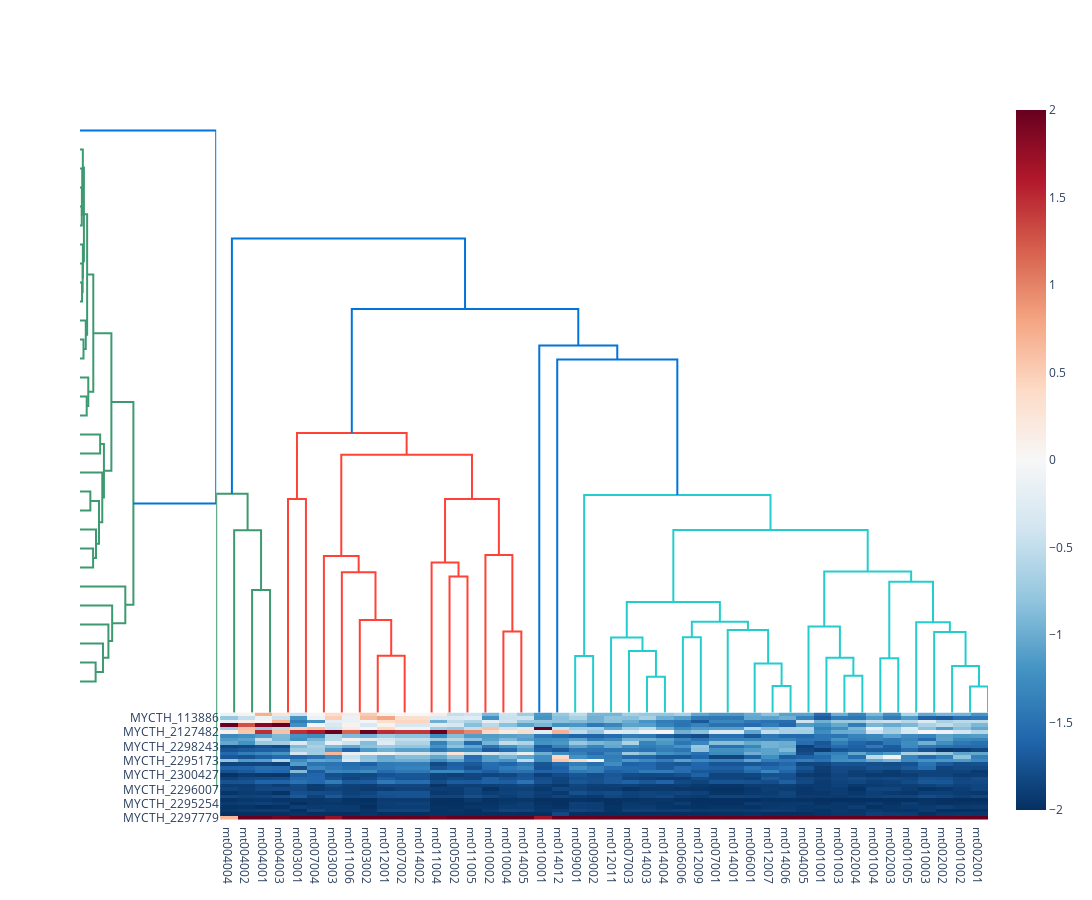

Write notebook code for a chart like this one.
### Markdown cell above
### 添加聚类树

### Code cell
import numpy as np
import pandas as pd
import plotly.graph_objects as go
from scipy.cluster.hierarchy import linkage, dendrogram
from plotly.figure_factory import create_dendrogram
from plotly.subplots import make_subplots

def create_heatmap_with_clustering_and_dendrogram(df, color='RdBu_r'):

    # 第一列改名为gene_id，并设置为索引
    df = df.rename(columns={df.columns[0]: 'gene_id'})
    df = df.set_index('gene_id')

    # 数据归一化
    df_normalized = df.apply(lambda x: np.interp(x, (x.min(), x.max()), (-2, 2)))

    # 对基因（行）进行层次聚类
    gene_linkage = linkage(df_normalized, method='average')
    gene_dendro = create_dendrogram(df_normalized, orientation='left', linkagefun=lambda x: gene_linkage)
    gene_order = leaves_list(gene_linkage)  # 获取基因的顺序

    # 对样本（列）进行层次聚类
    sample_linkage = linkage(df_normalized.T, method='average')
    sample_dendro = create_dendrogram(df_normalized.T, orientation='bottom', linkagefun=lambda x: sample_linkage)
    sample_order = leaves_list(sample_linkage)  # 获取样本的顺序

    # 重排数据矩阵
    df_clustered = df_normalized.iloc[gene_order, sample_order]

    # 创建含有多个子图的图形对象
    fig = make_subplots(
            rows=2, cols=2,
            column_widths=[0.15, 0.85],  # 调整树状图和热图的宽度比例
            row_heights=[0.85, 0.15],    # 调整树状图和热图的高度比例
            specs=[
                [{'type': 'scatter', 'rowspan': 2}, {'type': 'scatter'}],
                [None, {'type': 'heatmap'}]
            ],
            horizontal_spacing=0.005,  # 可以减小这个值来增大热图的空间
            vertical_spacing=0.005     # 可以减小这个值来增大热图的空间
        )


    for data in gene_dendro['data']:
        fig.add_trace(data, row=1, col=1)
        fig['data'][-1].update(showlegend=False)  # 这里移除图例

    for data in sample_dendro['data']:
        fig.add_trace(data, row=1, col=2)
        fig['data'][-1].update(showlegend=False)  # 这里移除图例


    # 添加热图到子图
    heatmap = go.Heatmap(
        z=df_clustered.values,  # 注意使用.values获取numpy数组
        x=df_clustered.columns.tolist(),  # 转换为列表确保兼容性
        y=df_clustered.index.tolist(),
        colorscale=color,
        hoverongaps=False,  # 可以选择关闭空白处的悬停效果
        hovertemplate='Sample: %{x}<br>Gene: %{y}<br>Exp: %{z:.3f}<extra></extra>'
    )
    fig.add_trace(heatmap, row=2, col=2)

    fig.update_layout(
        width=1200,  # 可以根据需要调整宽度
        height=900,  # 可以根据需要调整高度
        paper_bgcolor='white',  # 设置图表的背景颜色为白色
        plot_bgcolor='white',   # 设置图表内部的背景颜色为白色
        xaxis={'visible': False, 'showticklabels': False},
        xaxis2={'visible': False, 'showticklabels': False},
        yaxis={'visible': False, 'showticklabels': False},
        yaxis2={'visible': False, 'showticklabels': False}
    )

    fig.update_layout(
    xaxis={'domain': [0, 0.15]},  # 限制基因树状图的宽度
    yaxis={'domain': [0.15, 1]},  # 限制样本树状图的高度
    xaxis2={'domain': [0.15, 1], 'showticklabels': False},  # 限制热图的宽度，隐藏轴标签
    yaxis2={'domain': [0, 0.85], 'showticklabels': True},  # 限制热图的高度，隐藏轴标签
    )
    # 调整树状图线条的宽度
    for i in range(len(fig.data)):
        if 'marker' in fig.data[i]:
            fig.data[i].marker.line.width = 1  # 设置一个较小的线条宽度值

    return fig

# 使用 create_heatmap_with_clustering_and_dendrogram(df) 来创建并显示聚类后的热图和树状图
create_heatmap_with_clustering_and_dendrogram(df)

### Figure 1 — Plotly figure (JSON) as saved in the notebook; plotly's stock layout.template omitted (floating-point values rounded to 4 significant figures; data arrays with more than 128 entries replaced by an {"elided": "..."} marker saying what was removed)
{"data": [{"hoverinfo": "text", "marker": {"color": "rgb(61,153,112)", "line": {"width": 1}}, "mode": "lines", "showlegend": false, "type": "scatter", "x": [0, 0.291, 0.291, 0], "xaxis": "x", "y": [-45, -45, -55, -55], "yaxis": "y"}, {"hoverinfo": "text", "marker": {"color": "rgb(61,153,112)", "line": {"width": 1}}, "mode": "lines", "showlegend": false, "type": "scatter", "x": [0, 0.3108, 0.3108, 0.291], "xaxis": "x", "y": [-35, -35, -50, -50], "yaxis": "y"}, {"hoverinfo": "text", "marker": {"color": "rgb(61,153,112)", "line": {"width": 1}}, "mode": "lines", "showlegend": false, "type": "scatter", "x": [0, 0.3709, 0.3709, 0.3108], "xaxis": "x", "y": [-25, -25, -42.5, -42.5], "yaxis": "y"}, {"hoverinfo": "text", "marker": {"color": "rgb(61,153,112)", "line": {"width": 1}}, "mode": "lines", "showlegend": false, "type": "scatter", "x": [0, 0.465, 0.465, 0.3709], "xaxis": "x", "y": [-15, -15, -33.75, -33.75], "yaxis": "y"}, {"hoverinfo": "text", "marker": {"color": "rgb(61,153,112)", "line": {"width": 1}}, "mode": "lines", "showlegend": false, "type": "scatter", "x": [0, 0.338, 0.338, 0], "xaxis": "x", "y": [-85, -85, -95, -95], "yaxis": "y"}, {"hoverinfo": "text", "marker": {"color": "rgb(61,153,112)", "line": {"width": 1}}, "mode": "lines", "showlegend": false, "type": "scatter", "x": [0, 0.4309, 0.4309, 0.338], "xaxis": "x", "y": [-75, -75, -90, -90], "yaxis": "y"}, {"hoverinfo": "text", "marker": {"color": "rgb(61,153,112)", "line": {"width": 1}}, "mode": "lines", "showlegend": false, "type": "scatter", "x": [0, 0.4726, 0.4726, 0.4309], "xaxis": "x", "y": [-65, -65, -82.5, -82.5], "yaxis": "y"}, {"hoverinfo": "text", "marker": {"color": "rgb(61,153,112)", "line": {"width": 1}}, "mode": "lines", "showlegend": false, "type": "scatter", "x": [0.465, 0.6403, 0.6403, 0.4726], "xaxis": "x", "y": [-24.38, -24.38, -73.75, -73.75], "yaxis": "y"}, {"hoverinfo": "text", "marker": {"color": "rgb(61,153,112)", "line": {"width": 1}}, "mode": "lines", "showlegend": false, "type": "scatter", "x": [0, 0.5726, 0.5726, 0], "xaxis": "x", "y": [-115, -115, -125, -125], "yaxis": "y"}, {"hoverinfo": "text", "marker": {"color": "rgb(61,153,112)", "line": {"width": 1}}, "mode": "lines", "showlegend": false, "type": "scatter", "x": [0, 0.9467, 0.9467, 0.5726], "xaxis": "x", "y": [-105, -105, -120, -120], "yaxis": "y"}, {"hoverinfo": "text", "marker": {"color": "rgb(61,153,112)", "line": {"width": 1}}, "mode": "lines", "showlegend": false, "type": "scatter", "x": [0.6403, 1.167, 1.167, 0.9467], "xaxis": "x", "y": [-49.06, -49.06, -112.5, -112.5], "yaxis": "y"}, {"hoverinfo": "text", "marker": {"color": "rgb(61,153,112)", "line": {"width": 1}}, "mode": "lines", "showlegend": false, "type": "scatter", "x": [0, 1.097, 1.097, 0], "xaxis": "x", "y": [-145, -145, -155, -155], "yaxis": "y"}, {"hoverinfo": "text", "marker": {"color": "rgb(61,153,112)", "line": {"width": 1}}, "mode": "lines", "showlegend": false, "type": "scatter", "x": [0, 1.354, 1.354, 1.097], "xaxis": "x", "y": [-135, -135, -150, -150], "yaxis": "y"}, {"hoverinfo": "text", "marker": {"color": "rgb(61,153,112)", "line": {"width": 1}}, "mode": "lines", "showlegend": false, "type": "scatter", "x": [1.167, 2.176, 2.176, 1.354], "xaxis": "x", "y": [-80.78, -80.78, -142.5, -142.5], "yaxis": "y"}, {"hoverinfo": "text", "marker": {"color": "rgb(61,153,112)", "line": {"width": 1}}, "mode": "lines", "showlegend": false, "type": "scatter", "x": [0, 3.3, 3.3, 0], "xaxis": "x", "y": [-165, -165, -175, -175], "yaxis": "y"}, {"hoverinfo": "text", "marker": {"color": "rgb(61,153,112)", "line": {"width": 1}}, "mode": "lines", "showlegend": false, "type": "scatter", "x": [0, 1.692, 1.692, 0], "xaxis": "x", "y": [-195, -195, -205, -205], "yaxis": "y"}, {"hoverinfo": "text", "marker": {"color": "rgb(61,153,112)", "line": {"width": 1}}, "mode": "lines", "showlegend": false, "type": "scatter", "x": [0, 2.146, 2.146, 0], "xaxis": "x", "y": [-225, -225, -235, -235], "yaxis": "y"}, {"hoverinfo": "text", "marker": {"color": "rgb(61,153,112)", "line": {"width": 1}}, "mode": "lines", "showlegend": false, "type": "scatter", "x": [0, 2.623, 2.623, 2.146], "xaxis": "x", "y": [-215, -215, -230, -230], "yaxis": "y"}, {"hoverinfo": "text", "marker": {"color": "rgb(61,153,112)", "line": {"width": 1}}, "mode": "lines", "showlegend": false, "type": "scatter", "x": [1.692, 3.108, 3.108, 2.623], "xaxis": "x", "y": [-200, -200, -222.5, -222.5], "yaxis": "y"}, {"hoverinfo": "text", "marker": {"color": "rgb(61,153,112)", "line": {"width": 1}}, "mode": "lines", "showlegend": false, "type": "scatter", "x": [0, 3.646, 3.646, 3.108], "xaxis": "x", "y": [-185, -185, -211.2, -211.2], "yaxis": "y"}, {"hoverinfo": "text", "marker": {"color": "rgb(61,153,112)", "line": {"width": 1}}, "mode": "lines", "showlegend": false, "type": "scatter", "x": [3.3, 3.914, 3.914, 3.646], "xaxis": "x", "y": [-170, -170, -198.1, -198.1], "yaxis": "y"}, {"hoverinfo": "text", "marker": {"color": "rgb(61,153,112)", "line": {"width": 1}}, "mode": "lines", "showlegend": false, "type": "scatter", "x": [2.176, 5.135, 5.135, 3.914], "xaxis": "x", "y": [-111.6, -111.6, -184.1, -184.1], "yaxis": "y"}, {"hoverinfo": "text", "marker": {"color": "rgb(61,153,112)", "line": {"width": 1}}, "mode": "lines", "showlegend": false, "type": "scatter", "x": [0, 2.56, 2.56, 0], "xaxis": "x", "y": [-285, -285, -295, -295], "yaxis": "y"}, {"hoverinfo": "text", "marker": {"color": "rgb(61,153,112)", "line": {"width": 1}}, "mode": "lines", "showlegend": false, "type": "scatter", "x": [0, 3.759, 3.759, 2.56], "xaxis": "x", "y": [-275, -275, -290, -290], "yaxis": "y"}, {"hoverinfo": "text", "marker": {"color": "rgb(61,153,112)", "line": {"width": 1}}, "mode": "lines", "showlegend": false, "type": "scatter", "x": [0, 4.65, 4.65, 3.759], "xaxis": "x", "y": [-265, -265, -282.5, -282.5], "yaxis": "y"}, {"hoverinfo": "text", "marker": {"color": "rgb(61,153,112)", "line": {"width": 1}}, "mode": "lines", "showlegend": false, "type": "scatter", "x": [0, 5.263, 5.263, 4.65], "xaxis": "x", "y": [-255, -255, -273.8, -273.8], "yaxis": "y"}, {"hoverinfo": "text", "marker": {"color": "rgb(61,153,112)", "line": {"width": 1}}, "mode": "lines", "showlegend": false, "type": "scatter", "x": [0, 7.417, 7.417, 5.263], "xaxis": "x", "y": [-245, -245, -264.4, -264.4], "yaxis": "y"}, {"hoverinfo": "text", "marker": {"color": "rgb(61,153,112)", "line": {"width": 1}}, "mode": "lines", "showlegend": false, "type": "scatter", "x": [5.135, 8.738, 8.738, 7.417], "xaxis": "x", "y": [-147.9, -147.9, -254.7, -254.7], "yaxis": "y"}, {"hoverinfo": "text", "marker": {"color": "rgb(0,116,217)", "line": {"width": 1}}, "mode": "lines", "showlegend": false, "type": "scatter", "x": [0, 22.29, 22.29, 8.738], "xaxis": "x", "y": [-5, -5, -201.3, -201.3], "yaxis": "y"}, {"hoverinfo": "text", "marker": {"color": "rgb(61,153,112)", "line": {"width": 1}}, "mode": "lines", "showlegend": false, "type": "scatter", "x": [25, 25, 35, 35], "xaxis": "x2", "y": [0, 1.434, 1.434, 0], "yaxis": "y2"}, {"hoverinfo": "text", "marker": {"color": "rgb(61,153,112)", "line": {"width": 1}}, "mode": "lines", "showlegend": false, "type": "scatter", "x": [15, 15, 30, 30], "xaxis": "x2", "y": [0, 1.864, 1.864, 1.434], "yaxis": "y2"}, {"hoverinfo": "text", "marker": {"color": "rgb(61,153,112)", "line": {"width": 1}}, "mode": "lines", "showlegend": false, "type": "scatter", "x": [5, 5, 22.5, 22.5], "xaxis": "x2", "y": [0, 2.126, 2.126, 1.864], "yaxis": "y2"}, {"hoverinfo": "text", "marker": {"color": "rgb(255,65,54)", "line": {"width": 1}}, "mode": "lines", "showlegend": false, "type": "scatter", "x": [45, 45, 55, 55], "xaxis": "x2", "y": [0, 2.088, 2.088, 0], "yaxis": "y2"}, {"hoverinfo": "text", "marker": {"color": "rgb(255,65,54)", "line": {"width": 1}}, "mode": "lines", "showlegend": false, "type": "scatter", "x": [105, 105, 115, 115], "xaxis": "x2", "y": [0, 0, 0, 0], "yaxis": "y2"}, {"hoverinfo": "text", "marker": {"color": "rgb(255,65,54)", "line": {"width": 1}}, "mode": "lines", "showlegend": false, "type": "scatter", "x": [95, 95, 110, 110], "xaxis": "x2", "y": [0, 0.962, 0.962, 0], "yaxis": "y2"}, {"hoverinfo": "text", "marker": {"color": "rgb(255,65,54)", "line": {"width": 1}}, "mode": "lines", "showlegend": false, "type": "scatter", "x": [85, 85, 102.5, 102.5], "xaxis": "x2", "y": [0, 1.218, 1.218, 0.962], "yaxis": "y2"}, {"hoverinfo": "text", "marker": {"color": "rgb(255,65,54)", "line": {"width": 1}}, "mode": "lines", "showlegend": false, "type": "scatter", "x": [75, 75, 93.75, 93.75], "xaxis": "x2", "y": [0, 1.561, 1.561, 1.218], "yaxis": "y2"}, {"hoverinfo": "text", "marker": {"color": "rgb(255,65,54)", "line": {"width": 1}}, "mode": "lines", "showlegend": false, "type": "scatter", "x": [65, 65, 84.38, 84.38], "xaxis": "x2", "y": [0, 1.679, 1.679, 1.561], "yaxis": "y2"}, {"hoverinfo": "text", "marker": {"color": "rgb(255,65,54)", "line": {"width": 1}}, "mode": "lines", "showlegend": false, "type": "scatter", "x": [135, 135, 145, 145], "xaxis": "x2", "y": [0, 1.532, 1.532, 0], "yaxis": "y2"}, {"hoverinfo": "text", "marker": {"color": "rgb(255,65,54)", "line": {"width": 1}}, "mode": "lines", "showlegend": false, "type": "scatter", "x": [125, 125, 140, 140], "xaxis": "x2", "y": [0, 1.632, 1.632, 1.532], "yaxis": "y2"}, {"hoverinfo": "text", "marker": {"color": "rgb(255,65,54)", "line": {"width": 1}}, "mode": "lines", "showlegend": false, "type": "scatter", "x": [165, 165, 175, 175], "xaxis": "x2", "y": [0, 1.135, 1.135, 0], "yaxis": "y2"}, {"hoverinfo": "text", "marker": {"color": "rgb(255,65,54)", "line": {"width": 1}}, "mode": "lines", "showlegend": false, "type": "scatter", "x": [155, 155, 170, 170], "xaxis": "x2", "y": [0, 1.686, 1.686, 1.135], "yaxis": "y2"}, {"hoverinfo": "text", "marker": {"color": "rgb(255,65,54)", "line": {"width": 1}}, "mode": "lines", "showlegend": false, "type": "scatter", "x": [132.5, 132.5, 162.5, 162.5], "xaxis": "x2", "y": [1.632, 2.09, 2.09, 1.686], "yaxis": "y2"}, {"hoverinfo": "text", "marker": {"color": "rgb(255,65,54)", "line": {"width": 1}}, "mode": "lines", "showlegend": false, "type": "scatter", "x": [74.69, 74.69, 147.5, 147.5], "xaxis": "x2", "y": [1.679, 2.407, 2.407, 2.09], "yaxis": "y2"}, {"hoverinfo": "text", "marker": {"color": "rgb(255,65,54)", "line": {"width": 1}}, "mode": "lines", "showlegend": false, "type": "scatter", "x": [50, 50, 111.1, 111.1], "xaxis": "x2", "y": [2.088, 2.563, 2.563, 2.407], "yaxis": "y2"}, {"hoverinfo": "text", "marker": {"color": "rgb(35,205,205)", "line": {"width": 1}}, "mode": "lines", "showlegend": false, "type": "scatter", "x": [205, 205, 215, 215], "xaxis": "x2", "y": [0, 0.96, 0.96, 0], "yaxis": "y2"}, {"hoverinfo": "text", "marker": {"color": "rgb(35,205,205)", "line": {"width": 1}}, "mode": "lines", "showlegend": false, "type": "scatter", "x": [245, 245, 255, 255], "xaxis": "x2", "y": [0, 0.8105, 0.8105, 0], "yaxis": "y2"}, {"hoverinfo": "text", "marker": {"color": "rgb(35,205,205)", "line": {"width": 1}}, "mode": "lines", "showlegend": false, "type": "scatter", "x": [235, 235, 250, 250], "xaxis": "x2", "y": [0, 0.9959, 0.9959, 0.8105], "yaxis": "y2"}, {"hoverinfo": "text", "marker": {"color": "rgb(35,205,205)", "line": {"width": 1}}, "mode": "lines", "showlegend": false, "type": "scatter", "x": [225, 225, 242.5, 242.5], "xaxis": "x2", "y": [0, 1.092, 1.092, 0.9959], "yaxis": "y2"}, {"hoverinfo": "text", "marker": {"color": "rgb(35,205,205)", "line": {"width": 1}}, "mode": "lines", "showlegend": false, "type": "scatter", "x": [265, 265, 275, 275], "xaxis": "x2", "y": [0, 1.094, 1.094, 0], "yaxis": "y2"}, {"hoverinfo": "text", "marker": {"color": "rgb(35,205,205)", "line": {"width": 1}}, "mode": "lines", "showlegend": false, "type": "scatter", "x": [285, 285, 295, 295], "xaxis": "x2", "y": [0, 0, 0, 0], "yaxis": "y2"}, {"hoverinfo": "text", "marker": {"color": "rgb(35,205,205)", "line": {"width": 1}}, "mode": "lines", "showlegend": false, "type": "scatter", "x": [315, 315, 325, 325], "xaxis": "x2", "y": [0, 0.7445, 0.7445, 0], "yaxis": "y2"}, {"hoverinfo": "text", "marker": {"color": "rgb(35,205,205)", "line": {"width": 1}}, "mode": "lines", "showlegend": false, "type": "scatter", "x": [305, 305, 320, 320], "xaxis": "x2", "y": [0, 0.9062, 0.9062, 0.7445], "yaxis": "y2"}, {"hoverinfo": "text", "marker": {"color": "rgb(35,205,205)", "line": {"width": 1}}, "mode": "lines", "showlegend": false, "type": "scatter", "x": [290, 290, 312.5, 312.5], "xaxis": "x2", "y": [0, 1.146, 1.146, 0.9062], "yaxis": "y2"}, {"hoverinfo": "text", "marker": {"color": "rgb(35,205,205)", "line": {"width": 1}}, "mode": "lines", "showlegend": false, "type": "scatter", "x": [270, 270, 301.2, 301.2], "xaxis": "x2", "y": [1.094, 1.205, 1.205, 1.146], "yaxis": "y2"}, {"hoverinfo": "text", "marker": {"color": "rgb(35,205,205)", "line": {"width": 1}}, "mode": "lines", "showlegend": false, "type": "scatter", "x": [233.8, 233.8, 285.6, 285.6], "xaxis": "x2", "y": [1.092, 1.348, 1.348, 1.205], "yaxis": "y2"}, {"hoverinfo": "text", "marker": {"color": "rgb(35,205,205)", "line": {"width": 1}}, "mode": "lines", "showlegend": false, "type": "scatter", "x": [355, 355, 365, 365], "xaxis": "x2", "y": [0, 0.8167, 0.8167, 0], "yaxis": "y2"}, {"hoverinfo": "text", "marker": {"color": "rgb(35,205,205)", "line": {"width": 1}}, "mode": "lines", "showlegend": false, "type": "scatter", "x": [345, 345, 360, 360], "xaxis": "x2", "y": [0, 0.9462, 0.9462, 0.8167], "yaxis": "y2"}, {"hoverinfo": "text", "marker": {"color": "rgb(35,205,205)", "line": {"width": 1}}, "mode": "lines", "showlegend": false, "type": "scatter", "x": [335, 335, 352.5, 352.5], "xaxis": "x2", "y": [0, 1.172, 1.172, 0.9462], "yaxis": "y2"}, {"hoverinfo": "text", "marker": {"color": "rgb(35,205,205)", "line": {"width": 1}}, "mode": "lines", "showlegend": false, "type": "scatter", "x": [375, 375, 385, 385], "xaxis": "x2", "y": [0, 0.9437, 0.9437, 0], "yaxis": "y2"}, {"hoverinfo": "text", "marker": {"color": "rgb(35,205,205)", "line": {"width": 1}}, "mode": "lines", "showlegend": false, "type": "scatter", "x": [425, 425, 435, 435], "xaxis": "x2", "y": [0, 0.74, 0.74, 0], "yaxis": "y2"}, {"hoverinfo": "text", "marker": {"color": "rgb(35,205,205)", "line": {"width": 1}}, "mode": "lines", "showlegend": false, "type": "scatter", "x": [415, 415, 430, 430], "xaxis": "x2", "y": [0, 0.887, 0.887, 0.74], "yaxis": "y2"}, {"hoverinfo": "text", "marker": {"color": "rgb(35,205,205)", "line": {"width": 1}}, "mode": "lines", "showlegend": false, "type": "scatter", "x": [405, 405, 422.5, 422.5], "xaxis": "x2", "y": [0, 1.132, 1.132, 0.887], "yaxis": "y2"}, {"hoverinfo": "text", "marker": {"color": "rgb(35,205,205)", "line": {"width": 1}}, "mode": "lines", "showlegend": false, "type": "scatter", "x": [395, 395, 413.8, 413.8], "xaxis": "x2", "y": [0, 1.202, 1.202, 1.132], "yaxis": "y2"}, {"hoverinfo": "text", "marker": {"color": "rgb(35,205,205)", "line": {"width": 1}}, "mode": "lines", "showlegend": false, "type": "scatter", "x": [380, 380, 404.4, 404.4], "xaxis": "x2", "y": [0.9437, 1.493, 1.493, 1.202], "yaxis": "y2"}, {"hoverinfo": "text", "marker": {"color": "rgb(35,205,205)", "line": {"width": 1}}, "mode": "lines", "showlegend": false, "type": "scatter", "x": [343.8, 343.8, 392.2, 392.2], "xaxis": "x2", "y": [1.172, 1.568, 1.568, 1.493], "yaxis": "y2"}, {"hoverinfo": "text", "marker": {"color": "rgb(35,205,205)", "line": {"width": 1}}, "mode": "lines", "showlegend": false, "type": "scatter", "x": [259.7, 259.7, 368.0, 368.0], "xaxis": "x2", "y": [1.348, 1.865, 1.865, 1.568], "yaxis": "y2"}, {"hoverinfo": "text", "marker": {"color": "rgb(35,205,205)", "line": {"width": 1}}, "mode": "lines", "showlegend": false, "type": "scatter", "x": [210, 210, 313.8, 313.8], "xaxis": "x2", "y": [0.96, 2.119, 2.119, 1.865], "yaxis": "y2"}, {"hoverinfo": "text", "marker": {"color": "rgb(0,116,217)", "line": {"width": 1}}, "mode": "lines", "showlegend": false, "type": "scatter", "x": [195, 195, 261.9, 261.9], "xaxis": "x2", "y": [0, 3.093, 3.093, 2.119], "yaxis": "y2"}, {"hoverinfo": "text", "marker": {"color": "rgb(0,116,217)", "line": {"width": 1}}, "mode": "lines", "showlegend": false, "type": "scatter", "x": [185, 185, 228.5, 228.5], "xaxis": "x2", "y": [0, 3.193, 3.193, 3.093], "yaxis": "y2"}, {"hoverinfo": "text", "marker": {"color": "rgb(0,116,217)", "line": {"width": 1}}, "mode": "lines", "showlegend": false, "type": "scatter", "x": [80.55, 80.55, 206.7, 206.7], "xaxis": "x2", "y": [2.563, 3.457, 3.457, 3.193], "yaxis": "y2"}, {"hoverinfo": "text", "marker": {"color": "rgb(0,116,217)", "line": {"width": 1}}, "mode": "lines", "showlegend": false, "type": "scatter", "x": [13.75, 13.75, 143.6, 143.6], "xaxis": "x2", "y": [2.126, 3.962, 3.962, 3.457], "yaxis": "y2"}, {"colorscale": [[0, "rgb(5,48,97)"], [0.1, "rgb(33,102,172)"], [0.2, "rgb(67,147,195)"], [0.3, "rgb(146,197,222)"], [0.4, "rgb(209,229,240)"], [0.5, "rgb(247,247,247)"], [0.6, "rgb(253,219,199)"], [0.7, "rgb(244,165,130)"], [0.8, "rgb(214,96,77)"], [0.9, "rgb(178,24,43)"], [1, "rgb(103,0,31)"]], "hoverongaps": false, "hovertemplate": "Sample: %{x}<br>Gene: %{y}<br>Exp: %{z:.3f}<extra></extra>", "type": "heatmap", "x": ["mt004004", "mt004002", "mt004001", "mt004003", "mt003001", "mt007004", "mt003003", "mt011006", "mt003002", "mt012001", "mt007002", "mt014002", "mt011004", "mt005002", "mt011005", "mt010002", "mt010004", "mt014005", "mt010001", "mt014012", "mt009001", "mt009002", "mt012011", "mt007003", "mt014003", "mt014004", "mt006006", "mt012009", "mt007001", "mt014001", "mt006001", "mt012007", "mt014006", "mt004005", "mt001001", "mt001003", "mt002004", "mt001004", "mt002003", "mt001005", "mt010003", "mt002002", "mt001002", "mt002001"], "xaxis": "x3", "y": ["MYCTH_2297779", "MYCTH_2297068", "MYCTH_2046198", "MYCTH_100654", "MYCTH_2295254", "MYCTH_2296191", "MYCTH_2294864", "MYCTH_101588", "MYCTH_2296007", "MYCTH_2296558", "MYCTH_2294730", "MYCTH_2297482", "MYCTH_2300427", "MYCTH_2116523", "MYCTH_2300159", "MYCTH_2067869", "MYCTH_2295173", "MYCTH_2297709", "MYCTH_2145069", "MYCTH_2295800", "MYCTH_2298243", "MYCTH_2300282", "MYCTH_2073591", "MYCTH_2095122", "MYCTH_2127482", "MYCTH_2073265", "MYCTH_2299099", "MYCTH_2080075", "MYCTH_113886", "MYCTH_2297020"], "yaxis": "y3", "z": {"elided": "30x44 float values"}}], "layout": {"height": 900, "paper_bgcolor": "white", "plot_bgcolor": "white", "width": 1200, "xaxis": {"anchor": "y", "domain": [0, 0.15], "showticklabels": false, "visible": false}, "xaxis2": {"anchor": "y2", "domain": [0.15, 1], "showticklabels": false, "visible": false}, "xaxis3": {"anchor": "y3", "domain": [0.1542, 1]}, "yaxis": {"anchor": "x", "domain": [0.15, 1], "showticklabels": false, "visible": false}, "yaxis2": {"anchor": "x2", "domain": [0, 0.85], "showticklabels": true, "visible": false}, "yaxis3": {"anchor": "x3", "domain": [0, 0.1492]}}}
